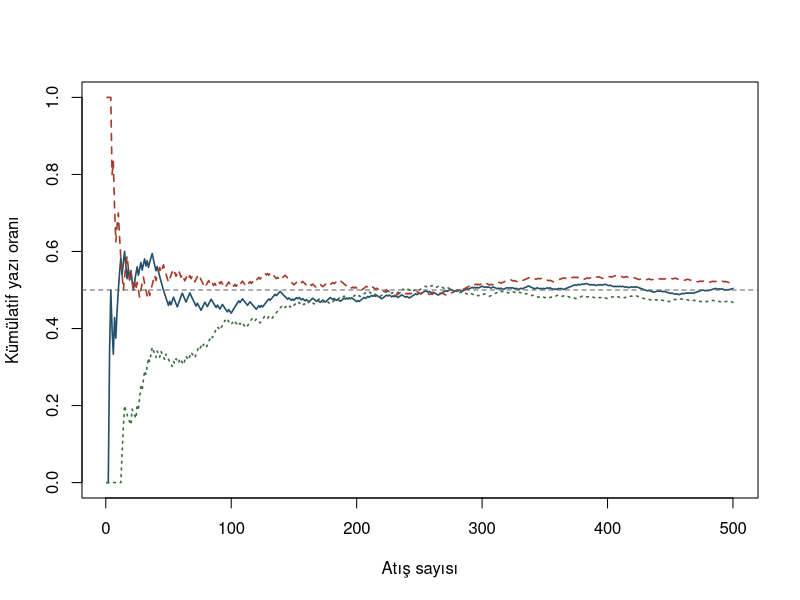
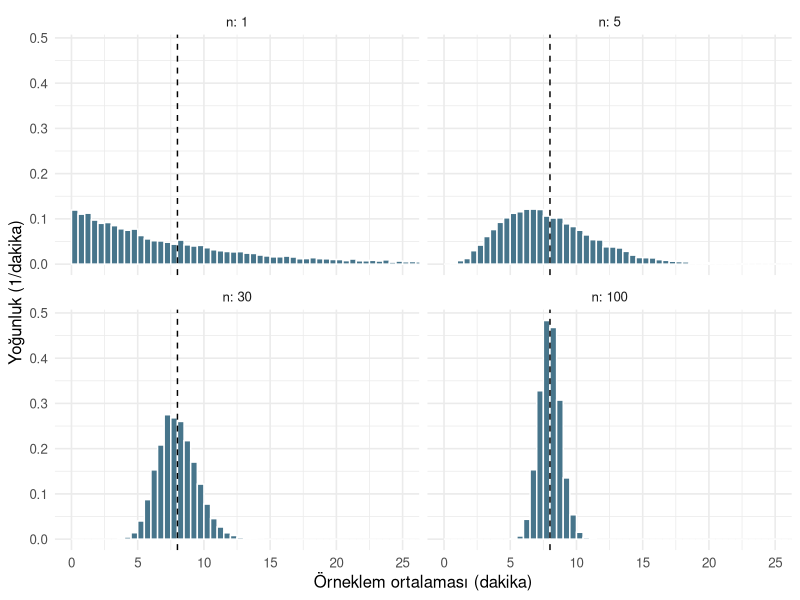
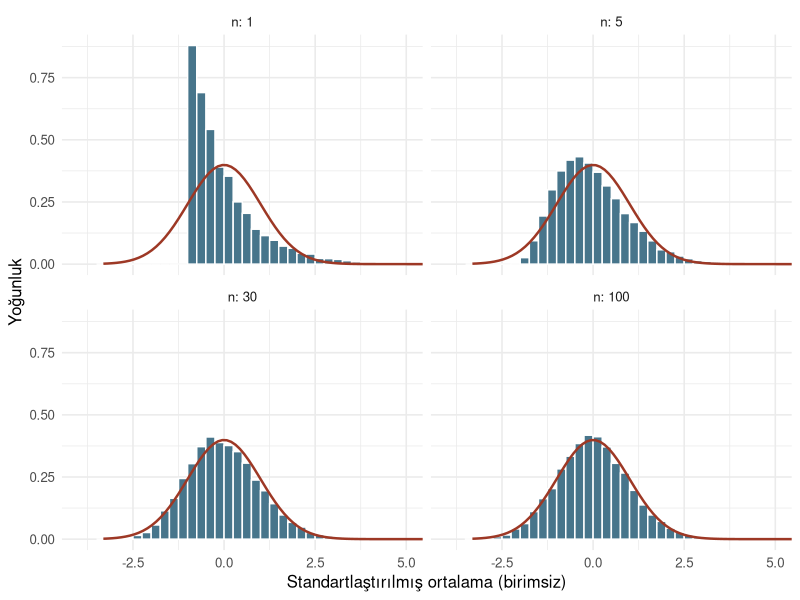

Source code (R) for these figures, in order:
## ---- chunk 1
#| label: sampling-finite-se

bekleme <- c(12, 15, 16, 18, 19, 20, 21, 22, 23, 24,
             25, 26, 27, 28, 29, 31, 32, 34, 37, 41)
N <- length(bekleme)
mu_sonlu <- mean(bekleme)
sigma_sonlu <- sqrt(mean((bekleme - mu_sonlu)^2))
boyut <- c(3, 6, 12, N)
tekrar_a <- 10000

benzet_se <- function(n, yerine_koy) {
  ortalamalar <- replicate(
    tekrar_a, mean(sample(bekleme, size = n, replace = yerine_koy))
  )
  sd(ortalamalar)
}

set.seed(5401)
teorik_iid <- sigma_sonlu / sqrt(boyut)
teorik_sonlu <- teorik_iid * sqrt((N - boyut) / (N - 1))
se_karsilastir <- data.frame(
  n = boyut,
  koymali_teori = teorik_iid,
  koymali_benzetim = vapply(boyut, benzet_se, numeric(1), yerine_koy = TRUE),
  koymadan_teori = teorik_sonlu,
  koymadan_benzetim = vapply(boyut, benzet_se, numeric(1), yerine_koy = FALSE)
)
knitr::kable(se_karsilastir, digits = 3,
             col.names = c("n", "Koymalı teori", "Koymalı benzetim",
                           "Koymadan teori", "Koymadan benzetim"))
## ---- chunk 2
#| label: fig-sampling-lln
#| fig-width: 7
#| fig-height: 3.8
#| fig-cap: "Yapay adil para modelinde üç bağımsız dizinin kümülatif yazı oranı. Kesikli yatay çizgi modeldeki yazı olasılığıdır."
#| fig-alt: "Üç çizgi 500 atış boyunca yazı oranını gösteriyor. Başta daha geniş dalgalanmalar var. Sonlara doğru oranlar 0,5 çevresinde daha dar salınıyor, her adımda yaklaşmıyor."

set.seed(5402)
atilis <- 500
dizi <- replicate(3, rbinom(atilis, size = 1, prob = 0.5))
oran_yollari <- apply(dizi, 2, cumsum) / seq_len(atilis)

matplot(seq_len(atilis), oran_yollari, type = "l", lty = 1:3,
        lwd = 1.6, col = c("#23506A", "#A33D29", "#416943"),
        xlab = "Atış sayısı", ylab = "Kümülatif yazı oranı",
        ylim = c(0, 1))
abline(h = 0.5, lty = 2, col = "grey40")
## ---- chunk 3
#| label: sampling-clt-setup

library(ggplot2)

set.seed(5403)
tekrar_b <- 12000
boyut_b <- c(1, 5, 30, 100)
mu_model <- 8
sigma_model <- 8

ortalama_b <- lapply(boyut_b, function(n) {
  sure <- matrix(rexp(tekrar_b * n, rate = 1 / mu_model), nrow = tekrar_b)
  rowMeans(sure)
})
boyut_tekrar <- rep(boyut_b, each = tekrar_b)
clt <- data.frame(
  n = factor(boyut_tekrar, levels = boyut_b),
  ortalama = unlist(ortalama_b, use.names = FALSE)
)
clt$z <- (clt$ortalama - mu_model) / (sigma_model / sqrt(boyut_tekrar))

knitr::kable(data.frame(
  n = boyut_b,
  teorik_se = sigma_model / sqrt(boyut_b),
  benzetim_se = vapply(ortalama_b, sd, numeric(1))
), digits = 3)
## ---- chunk 4
#| label: fig-sampling-clt-raw
#| fig-width: 7.5
#| fig-height: 4.8
#| fig-cap: "Yapay üstel modelden her örneklem büyüklüğü için 12.000 tekrar. Örneklem ortalamaları ortak dakika ekseninde, 0–25 dakika aralığında gösteriliyor."
#| fig-alt: "Dört panelde n 1, 5, 30 ve 100. Dikey kesikli çizgi 8 dakika. Örnek büyüdükçe ortalamalar bu çizgi çevresinde daralıyor. İlk panelin sağ kuyruğu görünümün ötesine uzanıyor."

ggplot(clt, aes(x = ortalama)) +
  geom_histogram(aes(y = after_stat(density)), binwidth = 0.5,
                 boundary = 0, fill = "#47758B", colour = "white") +
  geom_vline(xintercept = mu_model, linetype = "dashed") +
  facet_wrap(vars(n), ncol = 2, labeller = label_both) +
  coord_cartesian(xlim = c(0, 25)) +
  labs(x = "Örneklem ortalaması (dakika)", y = "Yoğunluk (1/dakika)") +
  theme_minimal(base_size = 12)
## ---- chunk 5
#| label: fig-sampling-clt-z
#| fig-width: 7.5
#| fig-height: 4.8
#| fig-cap: "Aynı yapay örneklerin standartlaştırılmış ortalamaları. Çizgi standart normal yoğunluktur. Ortak görünüm −4 ile 5 arasındadır."
#| fig-alt: "Dört panel aynı birimsiz ekseni ve normal eğriyi kullanıyor. n 1 paneli sağa çarpık. n 5 panelinde asimetri sürüyor, n 30 ve n 100 panelleri eğriye daha yakın."

ggplot(clt, aes(x = z)) +
  geom_histogram(aes(y = after_stat(density)), binwidth = 0.25,
                 boundary = 0, fill = "#47758B", colour = "white") +
  stat_function(fun = dnorm, colour = "#9D3825", linewidth = 0.85) +
  facet_wrap(vars(n), ncol = 2, labeller = label_both) +
  coord_cartesian(xlim = c(-4, 5)) +
  labs(x = "Standartlaştırılmış ortalama (birimsiz)", y = "Yoğunluk") +
  theme_minimal(base_size = 12)
## ---- chunk 6
#| label: sampling-proportion

n_oran <- 30
p <- 0.02
c(beklenen_basari = n_oran * p,
  beklenen_basarisizlik = n_oran * (1 - p),
  sifir_basari = dbinom(0, size = n_oran, prob = p),
  oran_se = sqrt(p * (1 - p) / n_oran))
## ---- chunk 7
#| label: sampling-solution-finite

ikili <- combn(bekleme, 2, FUN = mean)
c(tam_se = sqrt(mean((ikili - mean(ikili))^2)),
  formulle = sigma_sonlu / sqrt(2) * sqrt((N - 2) / (N - 1)))
## ---- chunk 8
#| label: sampling-solution-clt

set.seed(5404)
n_alistirma <- 16
tekrar_alistirma <- 6000
x <- matrix(rexp(tekrar_alistirma * n_alistirma, rate = 1 / 8),
            nrow = tekrar_alistirma)
m16 <- rowMeans(x)
c(teorik_se = 2, benzetim_se = sd(m16), olcekli_ss = sd((m16 - 8) / 2))
